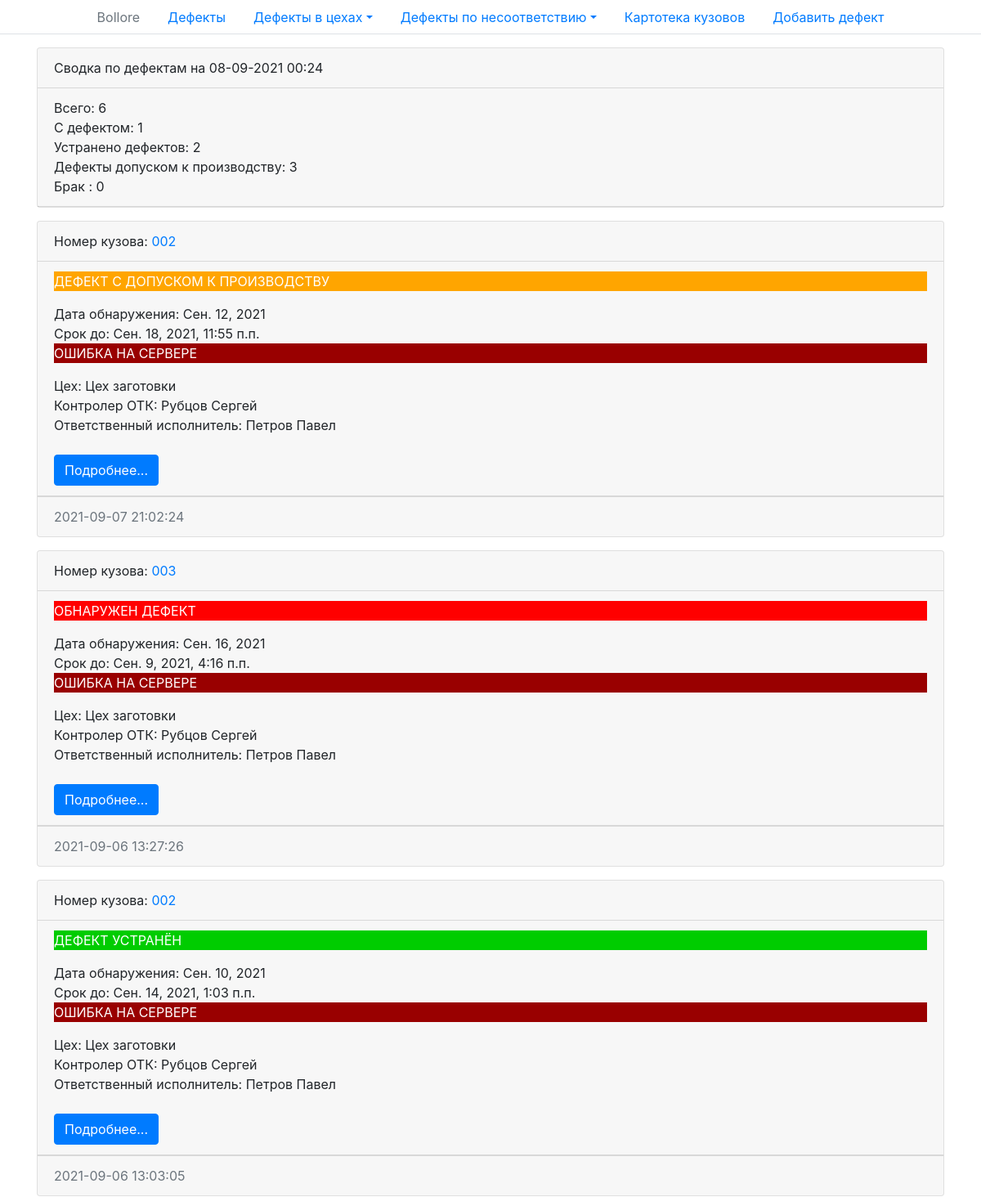
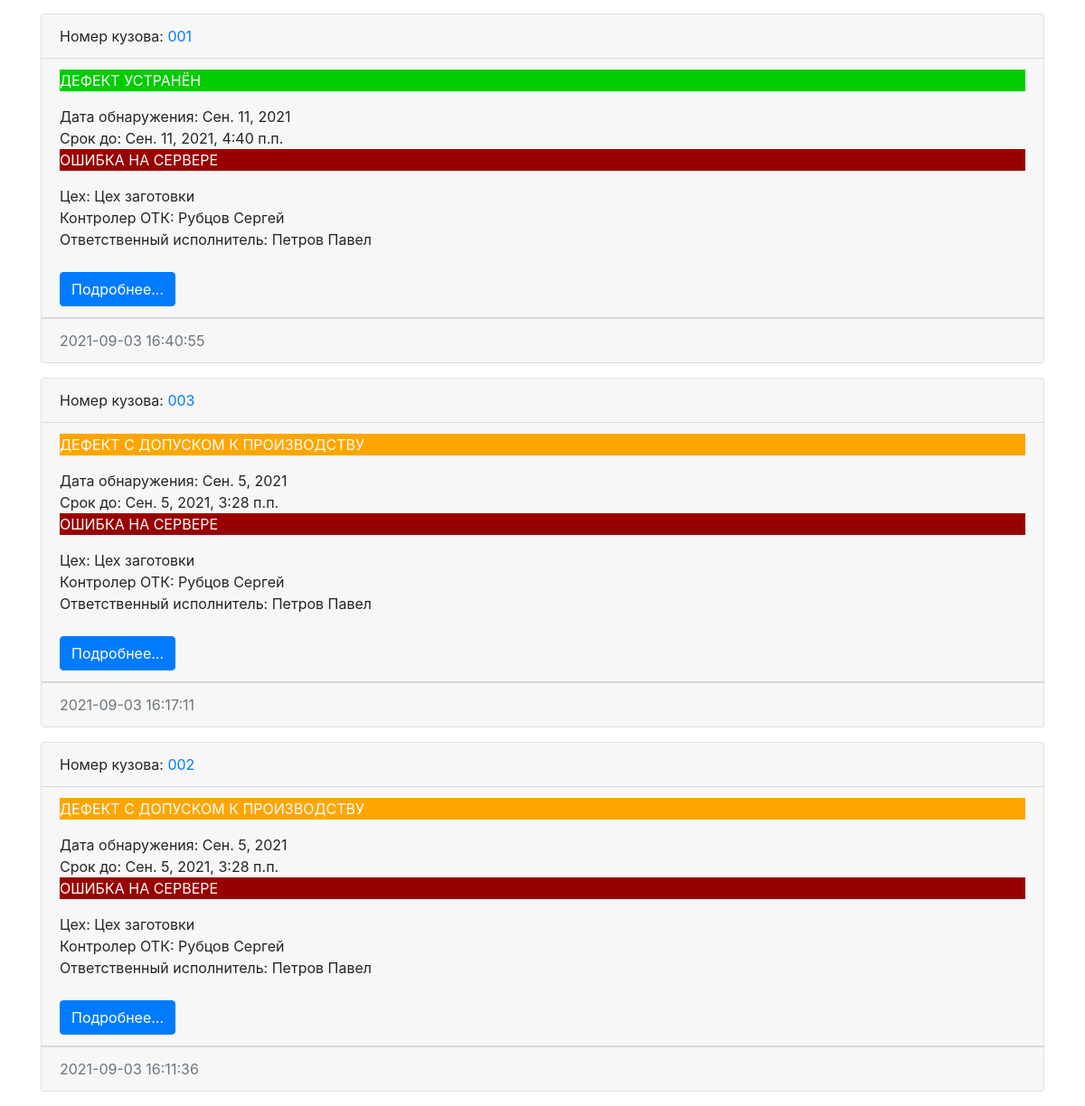
/workshops/1/, run on the app's committed database (2 pictures, top to bottom).
### defects/models.py (models this page shows, shortened)
class Defects(models.Model):
    created_at = models.DateTimeField(auto_now_add=True, verbose_name='Дата создания')
    date_defect_detection = models.DateField(verbose_name='Дата обнаружения')
    term_up_to = models.DateTimeField(verbose_name='Срок до')
    status = models.ForeignKey(Status,
                               on_delete=models.PROTECT,
                               related_name='defects_status',
                               verbose_name='Статус дефекта',
                               )
    workshop = models.ForeignKey(Workshops,
                                 on_delete=models.PROTECT,
                                 related_name='defects_workshop',
                                 verbose_name='Цех'
                                 )
    detail = models.ForeignKey(Details,
                               on_delete=models.PROTECT,
                               related_name='defects_detail',
                               verbose_name='Деталь',
                               blank=True
                               )
    body_number = models.ForeignKey(Bodies,
                                    on_delete=models.PROTECT,
                                    related_name='defects_body_number',
                                    verbose_name='Номер кузова',
                                    )
    type_of_discrepancy = models.ForeignKey(TypeOfMismatch,
                                            on_delete=models.PROTECT,
                                            related_name='defects_type_of_discrepancy',
                                            verbose_name='Тип несоответствия',
                                            )
    number_of_inconsistencies = models.IntegerField(default=1,
                                                    verbose_name='Колличество несоответствий',
                                                    )
    priority = models.ForeignKey(Priority,
                                 on_delete=models.PROTECT,
                                 related_name='defects_priority',
                                 verbose_name='Приоритет',
                                 )
    discrepancy_description = models.TextField(blank=True, verbose_name='Описание несоответствия',
                                               default='Отсутствует')
    quality_controller = models.ForeignKey(User,
                                           on_delete=models.PROTECT,
                                           related_name='defects_quality_controller',
                                           verbose_name='Контролер ОТК',
                                           blank=True,
                                           null=True
                                           )
    responsible_executor = models.ForeignKey(User,
                                             on_delete=models.PROTECT,
                                             related_name='defects_responsible_executor',
                                             verbose_name='Ответственный исполнитель',
                                             null=True
                                             )
    def get_absolute_url(self):
        return reverse('defect', kwargs={'defect_id': self.pk})
    class Meta:
        verbose_name = 'дефект'
        verbose_name_plural = 'Дефекты'
        ordering = ['-created_at']

class Bodies(models.Model):
    body_number = models.CharField(max_length=150, unique=True, verbose_name='Номер кузова')
    def get_absolute_url(self):
        return reverse('bodies', kwargs={'body_id': self.pk})
    def __str__(self):
        return self.body_number
    class Meta:
        verbose_name = 'номер кузова'
        verbose_name_plural = 'Номера кузовов'

class Workshops(models.Model):
    name_workshop = models.CharField(max_length=150, verbose_name='Цех')
    responsible_executor = models.ForeignKey(User,
                                             on_delete=models.PROTECT,
                                             related_name='workshops_responsible_executor',
                                             verbose_name='Ответственный исполнитель'
                                             )
    def get_absolute_url(self):
        return reverse('workshops', kwargs={'shop_id': self.pk})
    def __str__(self):
        return self.name_workshop
    class Meta:
        verbose_name = 'цех'
        verbose_name_plural = 'Цеха'

### defects/views.py (the view)
# urls.py: path('workshops/<int:shop_id>/', show_workshops, name='workshops'),
def show_workshops(request, shop_id):
    defects = Defects.objects.filter(workshop_id=shop_id)
    shops = Workshops.objects.all()
    disagreement = TypeOfMismatch.objects.all()
    counters = {'defect_count': Defects.objects.filter(status=1, workshop_id=shop_id).count(),
                'defect_eliminated_count': Defects.objects.filter(status=2, workshop_id=shop_id).count(),
                'defect_approved_count': Defects.objects.filter(status=3, workshop_id=shop_id).count(),
                'production_defect_count': Defects.objects.filter(status=4, workshop_id=shop_id).count(),
                }
    if len(defects) == 0:
        raise Http404
    context = {
        'defects': defects,
        'title': 'Отображение по цехам',
        'shops': shops,
        'disagreement': disagreement,
        'workshop_selected': shop_id,
        'counters': counters,
    }
    return render(request, 'defects/index.html', context)

### defects/models.py (called while the page is built)
    def get_absolute_url(self):
        return reverse('disagreement', kwargs={'disagreement_id': self.pk})

### defects/templates/defects/index.html (shortened to what this page needs)
{% extends 'base.html' %}
{% block content %}
  {% include 'inc/_counters.html' %}
  {% for item in defects %}
    <div class="card mb-3">
      <div class="card-header">
        Номер кузова: <a href="{{ item.body_number.get_absolute_url }}">{{ item.body_number }}</a>
      </div>
      <div class="card-header">
        {% if item.status.pk == 4 %}
          <p style="background-color:#990000; color:#ffffff"> БРАК </p>
        {% elif item.status.pk == 3 %}
          <p style="background-color:#ffa500; color:#ffffff"> ДЕФЕКТ C ДОПУСКОМ К ПРОИЗВОДСТВУ </p>
        {% elif item.status.pk == 2 %}
          <p style="background-color:#00cc00; color:#ffffff"> ДЕФЕКТ УСТРАНЁН </p>
          {% elif item.status.pk == 1 %}
          <p style="background-color:#ff0000; color:#ffffff"> ОБНАРУЖЕН ДЕФЕКТ </p>
        {% else %}
          <p style="background-color:#ff0000; color:#ffffff">ОШИБКА В ПРОГРАММЕ</p>
        {% endif %}
        Дата обнаружения: {{ item.date_defect_detection }}
        <br> Срок до: {{ item.term_up_to }}
        <br>
        {% if 1 <= item.risk_level and item.risk_level <= 5 %}
          <p style="background-color:#00ff00; color:#ffffff"> НЕВЫСОКИЙ РИСК </p>
        {% elif 6 <= item.risk_level and item.risk_level <= 10 %}
          <p style="background-color:#ffa500; color:#ffffff"> СРЕДНИЙ РИСК </p>
        {% elif 12 <= item.risk_level and item.risk_level <= 15 %}
          <p style="background-color:#ff0000; color:#ffffff"> ВЫСОКИЙ РИСК </p>
        {% elif 16 <= item.risk_level and item.risk_level <= 25 %}
          <p style="background-color:#990000; color:#ffffff"> КРАЙНЕ ВЫСОКИЙ РИСК </p>
        {% else %}
          <p style="background-color:#990000; color:#ffffff"> ОШИБКА НА СЕРВЕРЕ </p>
        {% endif %}
        Цех: {{ item.workshop }}
        <br> Контролер ОТК: {{ item.quality_controller.last_name }} {{ item.quality_controller.first_name }}
        <br> Ответственный исполнитель: {{ item.responsible_executor.last_name }}
        {{ item.responsible_executor.first_name }} <br>
        <br> <a href="{{ item.get_absolute_url }}" class="btn btn-primary">Подробнее...</a>
      </div>
      <div class="card-footer text-muted">
        {{ item.created_at|date:"Y-m-d H:i:s" }}
      </div>
    </div>
  {% endfor %}
{% endblock %}

### data on the page
Defects: body_number "002", shows "ДЕФЕКТ C ДОПУСКОМ К ПРОИЗВОДСТВУ", date_defect_detection "Сен. 12, 2021", term_up_to "Сен. 18, 2021, 11:55 п.п.", workshop "Цех заготовки", quality_controller.last_name "Рубцов", quality_controller.first_name "Сергей", responsible_executor.last_name "Петров", responsible_executor.first_name "Павел", created_at "2021-09-07 21:02:24"
Defects: body_number "003", shows "ОБНАРУЖЕН ДЕФЕКТ", date_defect_detection "Сен. 16, 2021", term_up_to "Сен. 9, 2021, 4:16 п.п.", workshop "Цех заготовки", quality_controller.last_name "Рубцов", quality_controller.first_name "Сергей", responsible_executor.last_name "Петров", responsible_executor.first_name "Павел", created_at "2021-09-06 13:27:26"
Defects: body_number "002", shows "ДЕФЕКТ УСТРАНЁН", date_defect_detection "Сен. 10, 2021", term_up_to "Сен. 14, 2021, 1:03 п.п.", workshop "Цех заготовки", quality_controller.last_name "Рубцов", quality_controller.first_name "Сергей", responsible_executor.last_name "Петров", responsible_executor.first_name "Павел", created_at "2021-09-06 13:03:05"
Defects: body_number "001", shows "ДЕФЕКТ УСТРАНЁН", date_defect_detection "Сен. 11, 2021", term_up_to "Сен. 11, 2021, 4:40 п.п.", workshop "Цех заготовки", quality_controller.last_name "Рубцов", quality_controller.first_name "Сергей", responsible_executor.last_name "Петров", responsible_executor.first_name "Павел", created_at "2021-09-03 16:40:55"
Defects: body_number "003", shows "ДЕФЕКТ C ДОПУСКОМ К ПРОИЗВОДСТВУ", date_defect_detection "Сен. 5, 2021", term_up_to "Сен. 5, 2021, 3:28 п.п.", workshop "Цех заготовки", quality_controller.last_name "Рубцов", quality_controller.first_name "Сергей", responsible_executor.last_name "Петров", responsible_executor.first_name "Павел", created_at "2021-09-03 16:17:11"
Defects: body_number "002", shows "ДЕФЕКТ C ДОПУСКОМ К ПРОИЗВОДСТВУ", date_defect_detection "Сен. 5, 2021", term_up_to "Сен. 5, 2021, 3:28 п.п.", workshop "Цех заготовки", quality_controller.last_name "Рубцов", quality_controller.first_name "Сергей", responsible_executor.last_name "Петров", responsible_executor.first_name "Павел", created_at "2021-09-03 16:11:36"

### other printed values
{{ defects.count }} "6"
{{ counters.defect_count }} "1"
{{ counters.defect_eliminated_count }} "2"
{{ counters.defect_approved_count }} "3"
{{ counters.production_defect_count }} "0"
